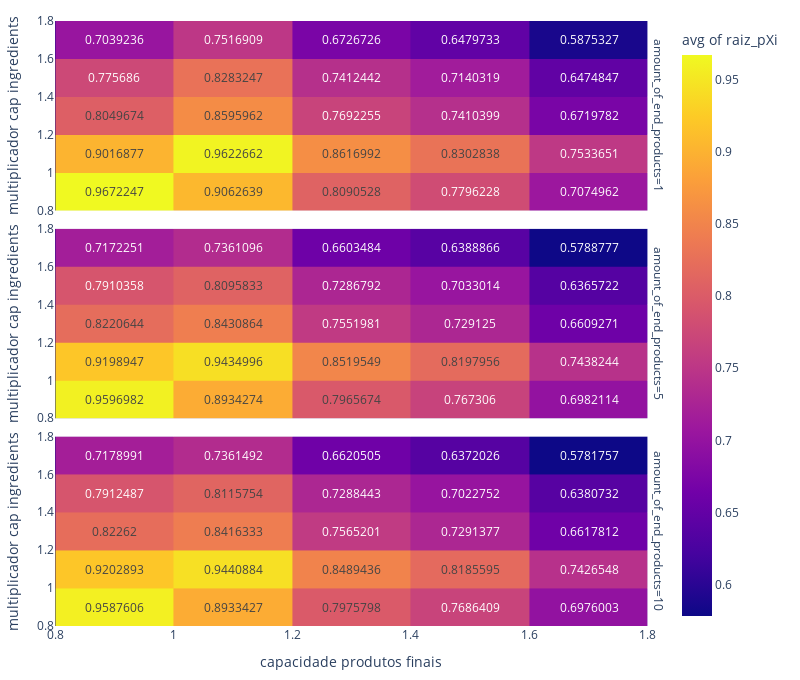

Notebook code cell kept with this figure:
### Code cell
dfaux["raiz_pXi"] = (dfaux["end_product_uc"]*dfaux["ingredients_uc"])**(0.5)
fig = px.density_heatmap(
    dfaux,
    x="capacidade produtos finais",
    y="multiplicador cap ingredients",
    z="raiz_pXi",
    text_auto=True,
    #marginal_x="histogram", marginal_y="histogram",
    histfunc="avg",
    facet_row="amount_of_end_products"
)

# fig.update_xaxes(autorange=True)
# fig.update_yaxes(autorange=True)
fig.update_xaxes(range=(0.8, 1.8))
fig.update_yaxes(range=(0.8, 1.8))

fig.update_layout(
    margin=dict(l=20, r=20, t=20, b=20),
    width=800,
    height=680
)

fig.show()
